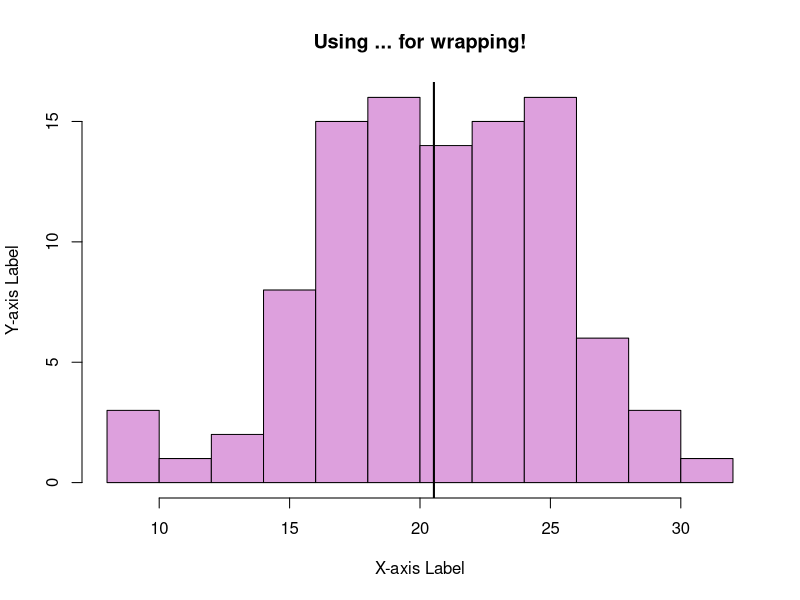

Here is the R script that generated this plot:
# Using ellipsis for passing adhoc number of arguments to a function

# Code showing how to use ... and switch to create a dispatcher
f1 <- function(dist, n, ...) {
    switch(dist,
           "norm" = rnorm(n, ...),
           "pois" = rpois(n, ...),
           "unif" = runif(n, ...))
}

# Code showing how to use ... for enriching existing function by 
# adding a wrapper
# Pass any number of arguments into the wrapper function. It will
# pass them to the wrapped function.
hist2 <- function(x, addline=TRUE, ...) {
    hist(x, ...)
    if (addline) abline(v=median(x), lwd=2)
}

# Pass whaterver args you want using ...
hist2(rnorm(100, mean=20, sd=4), 
      col="plum", 
      xlab="X-axis Label", 
      ylab="Y-axis Label", 
      main="Using ... for wrapping!")


# Code showing how to use the get function
f2 <- function(n=100, dist=c("norm", "pois", "unif"), ...) {
    dist <- match.arg(dist)
    fname <- paste0("r", dist, sep="")
    switch(dist,
           get(fname)(n, ...))
}


